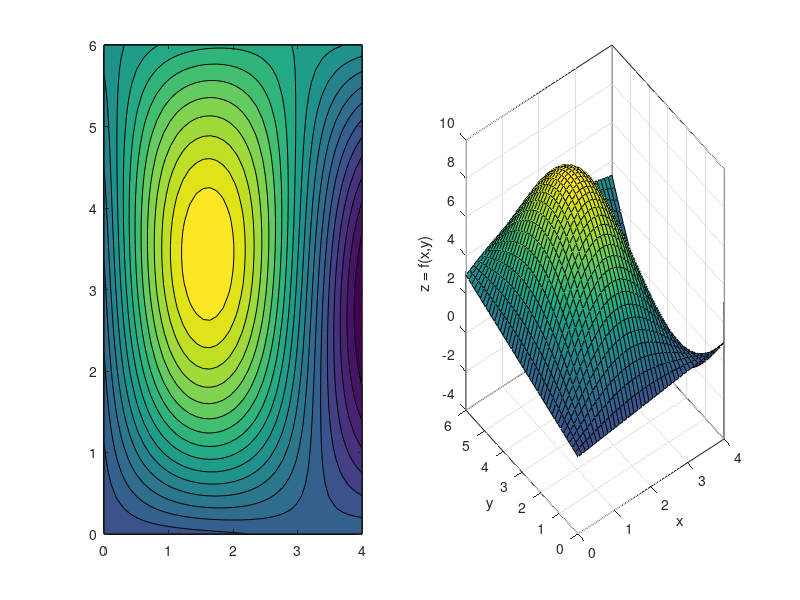

Write the MATLAB code that produced this figure.
f=@(x,y) sin(x-y).*cos(3*x+1+y);
x=linspace(-1,3,30); y=linspace(0,4,30);
[X,Y]=meshgrid(x,y);
Z=f(X,Y);
surf(X,Y,Z)
grid on, box on
xlabel("x"), ylabel("y"), zlabel("z = f(x,y)")
%%
f=@(x,y)exp(1+0.5*(x-3).*cos(4*y));
x=linspace(-1,3,40); y=linspace(0,4,40);
[X,Y]=meshgrid(x,y);
Z=f(X,Y);
contourf(X,Y,Z,30)
%%
subplot(1,2,1)
f=@(x,y)7.*sin(x).*sin(y/2)+(x./4)+(y./2);
x=linspace(0,4,40); y=linspace(0,6,40);
[X,Y]=meshgrid(x,y);
Z=f(X,Y);
axis equal
contourf(X,Y,Z,20)

subplot(1,2,2)
f=@(x,y)7.*sin(x).*sin(y/2)+(x./4)+(y./2);
x=linspace(0,4,40); y=linspace(0,6,40);
[X,Y]=meshgrid(x,y);
Z=f(X,Y);
surf(X,Y,Z)
grid on, box on
xlabel("x"), ylabel("y"), zlabel("z = f(x,y)")